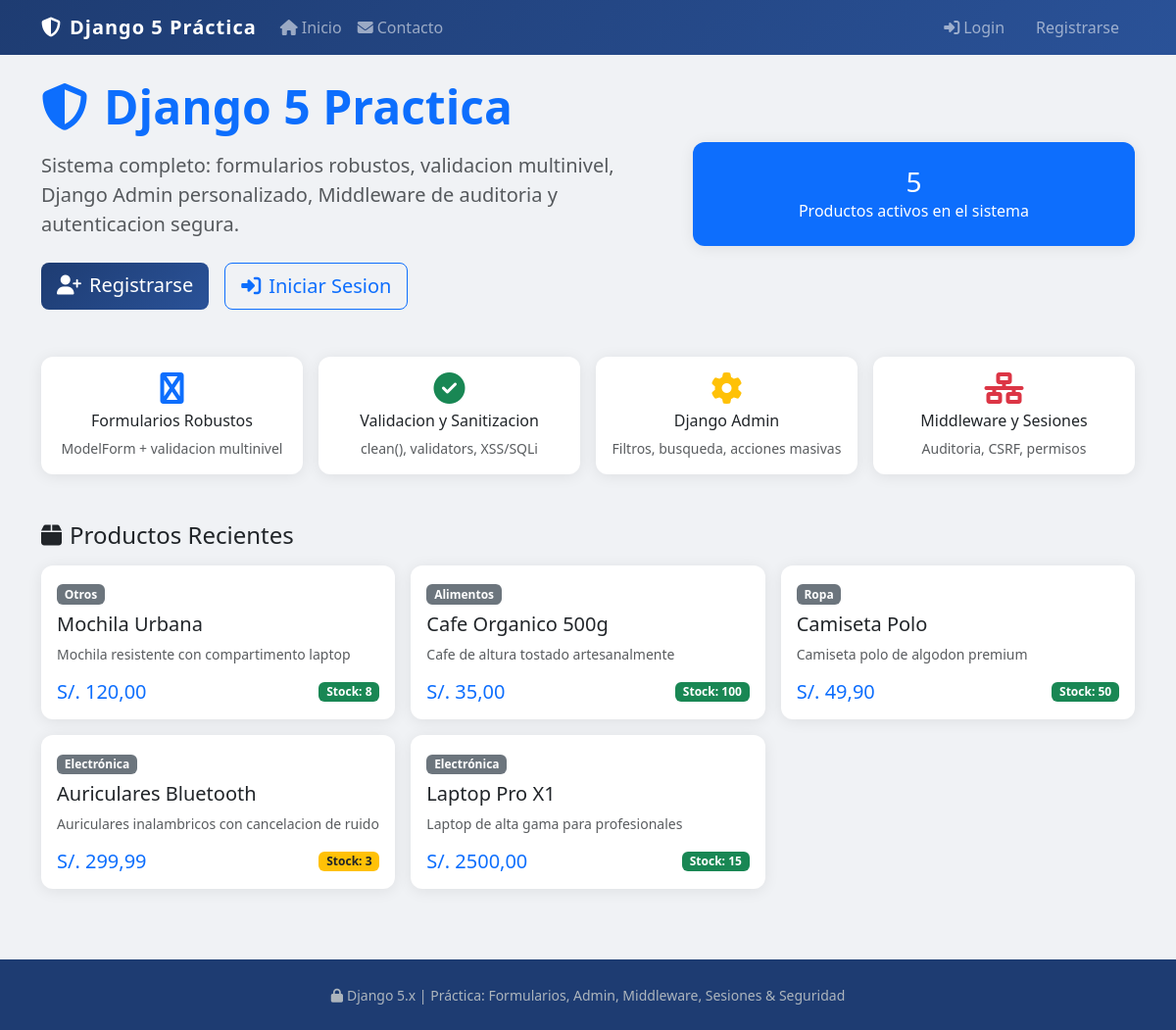
The page / on the database its author committed.
### core/models.py (models this page shows, shortened)
class Producto(models.Model):
    CATEGORIA_CHOICES = [
        ('electronica', 'Electrónica'),
        ('ropa', 'Ropa'),
        ('alimentos', 'Alimentos'),
        ('libros', 'Libros'),
        ('otros', 'Otros'),
    ]
    nombre = models.CharField(max_length=150)
    descripcion = models.TextField(blank=True)
    precio = models.DecimalField(max_digits=10, decimal_places=2)
    stock = models.PositiveIntegerField(default=0)
    categoria = models.CharField(max_length=20, choices=CATEGORIA_CHOICES, default='otros')
    activo = models.BooleanField(default=True)
    fecha_creacion = models.DateTimeField(default=timezone.now)
    creado_por = models.ForeignKey(User, on_delete=models.SET_NULL, null=True, blank=True, related_name='productos')
    class Meta:
        verbose_name = 'Producto'
        verbose_name_plural = 'Productos'
        ordering = ['-fecha_creacion']

### core/views.py (the view)
# urls.py: path('', views.home, name='home'),
def home(request):
    productos_destacados = Producto.objects.filter(activo=True).order_by('-fecha_creacion')[:6]
    context = {
        'productos_destacados': productos_destacados,
        'total_productos': Producto.objects.filter(activo=True).count(),
    }
    return render(request, 'core/home.html', context)

### templates/core/home.html (shortened to what this page needs)
{% extends 'base.html' %}
{% block content %}
<div class="row align-items-center mb-5">
    <div class="col-lg-7">
        <h1 class="display-5 fw-bold text-primary mb-3">
            <i class="fas fa-shield-alt me-3"></i>Django 5 Practica
        </h1>
        <p class="lead text-muted">
            Sistema completo: formularios robustos, validacion multinivel,
            Django Admin personalizado, Middleware de auditoria y autenticacion segura.
        </p>
        <div class="d-flex gap-3 mt-4">
            {% if user.is_authenticated %}
            <a href="{% url 'dashboard' %}" class="btn btn-primary btn-lg"><i class="fas fa-tachometer-alt me-2"></i>Mi Dashboard</a>
            <a href="{% url 'crear_producto' %}" class="btn btn-outline-primary btn-lg"><i class="fas fa-plus me-2"></i>Nuevo Producto</a>
            {% else %}
            <a href="{% url 'registro' %}" class="btn btn-primary btn-lg"><i class="fas fa-user-plus me-2"></i>Registrarse</a>
            <a href="{% url 'login' %}" class="btn btn-outline-primary btn-lg"><i class="fas fa-sign-in-alt me-2"></i>Iniciar Sesion</a>
            {% endif %}
        </div>
    </div>
    <div class="col-lg-5">
        <div class="card bg-primary text-white p-4 text-center">
            <h3 class="mb-0">{{ total_productos }}</h3>
            <p class="mb-0">Productos activos en el sistema</p>
        </div>
    </div>
</div>
<div class="row g-3 mb-5">
    <div class="col-md-3"><div class="card text-center p-3"><i class="fas fa-wpforms fa-2x text-primary mb-2"></i><h6>Formularios Robustos</h6><small class="text-muted">ModelForm + validacion multinivel</small></div></div>
    <div class="col-md-3"><div class="card text-center p-3"><i class="fas fa-check-circle fa-2x text-success mb-2"></i><h6>Validacion y Sanitizacion</h6><small class="text-muted">clean(), validators, XSS/SQLi</small></div></div>
    <div class="col-md-3"><div class="card text-center p-3"><i class="fas fa-cog fa-2x text-warning mb-2"></i><h6>Django Admin</h6><small class="text-muted">Filtros, busqueda, acciones masivas</small></div></div>
    <div class="col-md-3"><div class="card text-center p-3"><i class="fas fa-network-wired fa-2x text-danger mb-2"></i><h6>Middleware y Sesiones</h6><small class="text-muted">Auditoria, CSRF, permisos</small></div></div>
</div>
{% if productos_destacados %}
<h4 class="mb-3"><i class="fas fa-box me-2"></i>Productos Recientes</h4>
<div class="row g-3">
    {% for p in productos_destacados %}
    <div class="col-md-4">
        <div class="card h-100">
            <div class="card-body">
                <span class="badge bg-secondary mb-2">{{ p.get_categoria_display }}</span>
                <h5 class="card-title">{{ p.nombre }}</h5>
                <p class="card-text text-muted small">{{ p.descripcion|truncatechars:80 }}</p>
                <div class="d-flex justify-content-between align-items-center">
                    <span class="h5 text-primary mb-0">S/. {{ p.precio }}</span>
                    <span class="badge {% if p.stock == 0 %}bg-danger{% elif p.stock < 5 %}bg-warning text-dark{% else %}bg-success{% endif %}">Stock: {{ p.stock }}</span>
                </div>
            </div>
        </div>
    </div>
    {% endfor %}
</div>
{% endif %}
{% endblock %}

### templates/base.html (shortened to what this page needs)
<!DOCTYPE html>
<html lang="es">
<head>
    <link href="https://cdn.jsdelivr.net/npm/bootstrap@5.3.0/dist/css/bootstrap.min.css" rel="stylesheet">
    <link href="https://cdnjs.cloudflare.com/ajax/libs/font-awesome/6.4.0/css/all.min.css" rel="stylesheet">
</head>
<body>
<nav class="navbar navbar-expand-lg navbar-dark">
    <div class="container">
        <a class="navbar-brand" href="{% url 'home' %}">
            <i class="fas fa-shield-alt me-2"></i>Django 5 Práctica
        </a>
        <div class="collapse navbar-collapse" id="navMenu">
            <ul class="navbar-nav me-auto">
                <li class="nav-item"><a class="nav-link" href="{% url 'home' %}"><i class="fas fa-home me-1"></i>Inicio</a></li>
                <li class="nav-item"><a class="nav-link" href="{% url 'contacto' %}"><i class="fas fa-envelope me-1"></i>Contacto</a></li>
            </ul>
            <ul class="navbar-nav">
                {% if user.is_authenticated %}
                <li class="nav-item dropdown">
                    <a class="nav-link dropdown-toggle" href="#" data-bs-toggle="dropdown">
                        <i class="fas fa-user-circle me-1"></i>{{ user.get_full_name|default:user.username }}
                    </a>
                    <ul class="dropdown-menu dropdown-menu-end">
                        <li><a class="dropdown-item" href="{% url 'perfil' %}"><i class="fas fa-id-card me-2"></i>Mi Perfil</a></li>
                        <li><hr class="dropdown-divider"></li>
                        <li><a class="dropdown-item text-danger" href="{% url 'logout_seguro' %}"><i class="fas fa-sign-out-alt me-2"></i>Cerrar Sesión</a></li>
                    </ul>
                </li>
                {% else %}
                <li class="nav-item"><a class="nav-link" href="{% url 'login' %}"><i class="fas fa-sign-in-alt me-1"></i>Login</a></li>
                <li class="nav-item"><a class="nav-link btn btn-outline-light px-3 ms-2" href="{% url 'registro' %}">Registrarse</a></li>
                {% endif %}
            </ul>
        </div>
    </div>
</nav>
<main class="container py-4">
    {% block content %}{% endblock %}
</main>
<footer class="py-4 mt-5">
    <div class="container text-center">
        <small><i class="fas fa-lock me-1"></i>Django 5.x | Práctica: Formularios, Admin, Middleware, Sesiones & Seguridad</small>
    </div>
</footer>
</body>
</html>

### templates/base.html (style rules this page uses)
body { background-color: #f0f2f5; font-family: 'Segoe UI', sans-serif; }
.navbar { background: linear-gradient(135deg, #1e3c72 0%, #2a5298 100%); }
.navbar-brand { font-weight: 700; letter-spacing: 1px; }
.card { border: none; border-radius: 12px; box-shadow: 0 2px 15px rgba(0,0,0,.08); }
.btn-primary { background: linear-gradient(135deg, #1e3c72, #2a5298); border: none; }
footer { background: #1e3c72; color: #adb5bd; }

### rows shown on the page
Producto: categoria "Otros", nombre "Mochila Urbana", descripcion "Mochila resistente con compartimento laptop", precio "120,00", stock "8"
Producto: categoria "Alimentos", nombre "Cafe Organico 500g", descripcion "Cafe de altura tostado artesanalmente", precio "35,00", stock "100"
Producto: categoria "Ropa", nombre "Camiseta Polo", descripcion "Camiseta polo de algodon premium", precio "49,90", stock "50"
Producto: categoria "Electrónica", nombre "Auriculares Bluetooth", descripcion "Auriculares inalambricos con cancelacion de ruido", precio "299,99", stock "3"
Producto: categoria "Electrónica", nombre "Laptop Pro X1", descripcion "Laptop de alta gama para profesionales", precio "2500,00", stock "15"

### other values the page prints
{{ total_productos }} "5"
